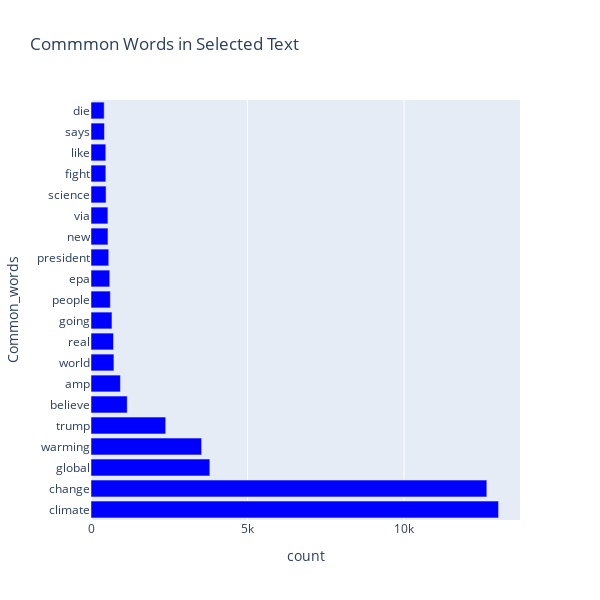

The notebook cell saved with this chart:
### Code cell
import plotly.express as px
fig = px.bar(new, x="count", y="Common_words", color_discrete_sequence =['']*len(df), title='Commmon Words in tweet messages', orientation='h', 
             width=600, height=600)
fig.show()

### Figure 1 — Plotly figure (JSON) as saved in the notebook; plotly's stock layout.template omitted (floating-point values rounded to 4 significant figures)
{"data": [{"alignmentgroup": "True", "hovertemplate": "count=%{x}<br>Common_words=%{y}<extra></extra>", "legendgroup": "", "marker": {"color": "blue"}, "name": "", "offsetgroup": "", "orientation": "h", "showlegend": false, "textposition": "auto", "type": "bar", "x": [13019, 12645, 3796, 3534, 2387, 1158, 940, 732, 720, 670, 618, 600, 567, 542, 540, 481, 474, 473, 430, 421], "xaxis": "x", "y": ["climate", "change", "global", "warming", "trump", "believe", "amp", "world", "real", "going", "people", "epa", "president", "new", "via", "science", "fight", "like", "says", "die"], "yaxis": "y"}], "layout": {"barmode": "relative", "height": 600, "legend": {"tracegroupgap": 0}, "title": {"text": "Commmon Words in Selected Text"}, "width": 600, "xaxis": {"anchor": "y", "domain": [0, 1], "title": {"text": "count"}}, "yaxis": {"anchor": "x", "domain": [0, 1], "title": {"text": "Common_words"}}}}
